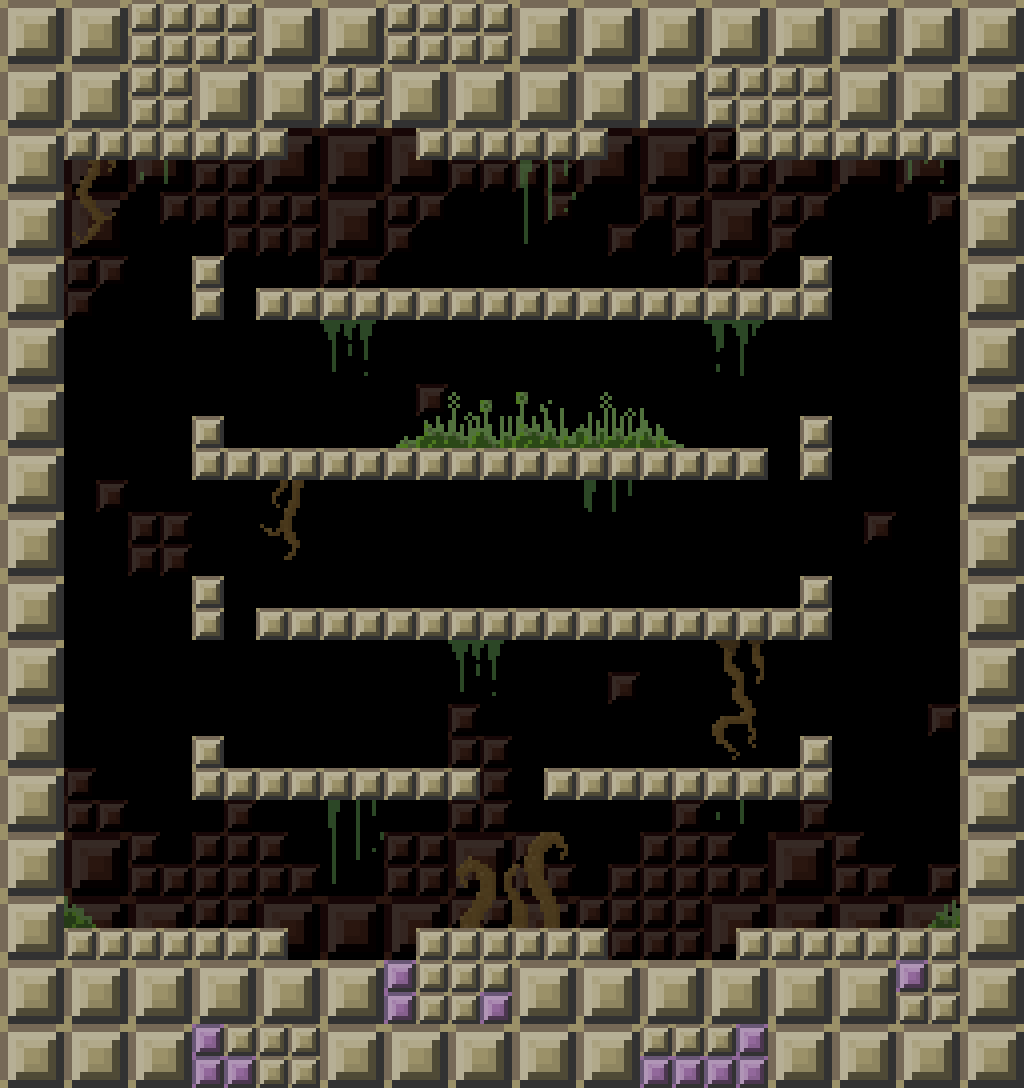

Below is a game level as drawn by its tile map, then a one-line description and the .tmx that defines it (tile-layer data replaced by summaries):
An orthogonal 16x17 tile map with 64x64 px tiles, 3 tile layers (background, detail, Blocks), 2 tilesets and 32 objects (19x Solid, 5x Platform, 4x Teleport, 2x clocksy, 2x squatmo).

<map version="1.0" tiledversion="1.0.2" orientation="orthogonal" renderorder="left-down" width="16" height="17" tilewidth="64" tileheight="64" nextobjectid="102">
 <properties>
  <property name="colour_quad" type="int" value="0" />
  <property name="round_time" type="float" value="23" />
 </properties>
 <tileset firstgid="1" name="large" tilewidth="64" tileheight="64" tilecount="112" columns="14">
  <image source="../images/block.png" width="896" height="512" />
 </tileset>
 <tileset firstgid="113" name="block_background" tilewidth="64" tileheight="64" tilecount="42" columns="6">
  <image source="../images/block_background.png" width="384" height="448" />
 </tileset>
 <layer name="background" width="16" height="17">
  <data>[272 cells, 132 non-empty, 9 distinct tile ids]</data>
 </layer>
 <layer name="detail" width="16" height="17">
  <data>[272 cells, 28 non-empty, 21 distinct tile ids]</data>
 </layer>
 <layer name="Blocks" width="16" height="17">
  <data>[272 cells, 100 non-empty, 15 distinct tile ids]</data>
 </layer>
 <objectgroup color="#005500" name="geometry" visible="0">
  <object id="4" type="Solid" x="64" y="0" width="224" height="160" />
  <object id="7" type="Solid" x="64" y="928" width="224" height="128" />
  <object id="8" type="Solid" x="960" y="128" width="64" height="832" />
  <object id="9" type="Solid" x="0" y="128" width="64" height="832" />
  <object id="42" type="Solid" x="416" y="0" width="192" height="160" />
  <object id="43" type="Solid" x="736" y="0" width="224" height="160" />
  <object id="49" type="Solid" x="416" y="928" width="192" height="128" />
  <object id="50" type="Solid" x="736" y="928" width="224" height="128" />
  <object id="83" type="Solid" x="192" y="256" width="32" height="64" />
  <object id="84" type="Solid" x="192" y="416" width="32" height="64" />
  <object id="85" type="Solid" x="192" y="576" width="32" height="64" />
  <object id="86" type="Solid" x="192" y="736" width="32" height="64" />
  <object id="87" type="Solid" x="800" y="736" width="32" height="64" />
  <object id="88" type="Solid" x="800" y="576" width="32" height="64" />
  <object id="89" type="Solid" x="800" y="416" width="32" height="64" />
  <object id="90" type="Solid" x="800" y="256" width="32" height="64" />
  <object id="99" type="Solid" x="288" y="0" width="128" height="16" />
  <object id="100" type="Solid" x="608" y="0" width="128" height="16" />
  <object id="101" type="Solid" x="64" y="1056" width="896" height="32" />
  <object id="95" type="Platform" x="560" y="768" width="240" height="32" />
  <object id="91" type="Platform" x="272" y="288" width="528" height="32" />
  <object id="93" type="Platform" x="272" y="608" width="528" height="32" />
  <object id="73" type="Teleport" x="288" y="1024" width="128" height="32" />
  <object id="92" type="Platform" x="224" y="448" width="528" height="32" />
  <object id="72" type="Teleport" x="608" y="16" width="128" height="16" />
  <object id="71" type="Teleport" x="288" y="16" width="128" height="16" />
  <object id="94" type="Platform" x="224" y="768" width="240" height="32" />
  <object id="74" type="Teleport" x="608" y="1024" width="128" height="32" />
 </objectgroup>
 <objectgroup name="Spawn">
  <object id="76" name="clocksy" x="608" y="224" width="16" height="16" />
  <object id="96" name="squatmo" x="512" y="384" width="16" height="16" />
  <object id="97" name="clocksy" x="416" y="528" width="16" height="16" />
  <object id="98" name="squatmo" x="288" y="688" width="16" height="16" />
 </objectgroup>
</map>
